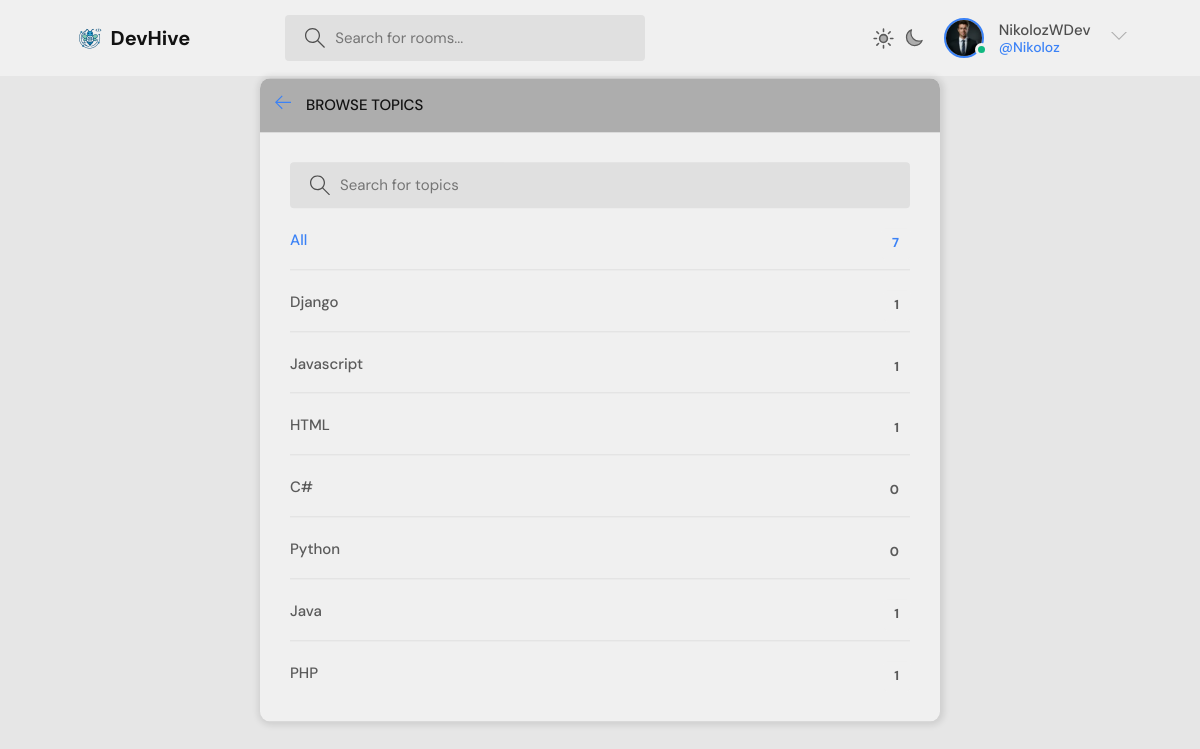
/topics/ (signed in), run on the app's committed database.
### base/models.py (models this page shows, shortened)
class User(AbstractUser):
    name = models.CharField(max_length=30, null=True)
    email = models.EmailField(unique=True, null=True)
    bio = models.TextField(null=True)
    avatar = models.ImageField(null=True, default='avatar.svg')
    followers = models.ManyToManyField(
        'self',
        symmetrical=False,
        related_name='following',
        blank=True,
        )
    USERNAME_FIELD = 'email'
    REQUIRED_FIELDS = []

class Topic(models.Model):
    name = models.CharField(max_length=200)

### base/views.py (the view)
# urls.py: path('topics/', topics_page, name='topics'),
def topics_page(request):
    q = request.GET.get('q') if request.GET.get('q') != None else ''
    topics = Topic.objects.filter(name__icontains=q)
    context = {'topics': topics}
    return render(request, 'topics.html', context)

### templates/topics.html (shortened to what this page needs)
{% extends 'main.html' %}
{% block content %}
    <main class="create-room layout">
      <div class="container">
        <div class="layout__box">
          <div class="layout__boxHeader">
            <div class="layout__boxTitle">
              <a href="{{ request.META.HTTP_REFERER }}">
                <svg version="1.1" xmlns="http://www.w3.org/2000/svg" width="32" height="32" viewBox="0 0 32 32">
                  <title>arrow-left</title>
                  <path
                    d="M13.723 2.286l-13.723 13.714 13.719 13.714 1.616-1.611-10.96-10.96h27.625v-2.286h-27.625l10.965-10.965-1.616-1.607z"
                  ></path>
                </svg>
              </a>
              <h3>Browse Topics</h3>
            </div>
          </div>
          <div class="topics-page layout__body">
            <form class="header__search" method="GET" action="">
              <label>
                <input name="q" placeholder="Search for topics" />
              </label>
            </form>
            <ul class="topics__list">
              <li>
                <a href="{% url 'home' %}" class="active">All <span>{{ topics.count }}</span></a>
              </li>
              {% for topic in topics %}
              <li>
                <a href="{% url 'search' topic.name %}">{{ topic.name }} <span>{{ topic.room_set.all.count }}</span></a>
              </li>
              {% endfor %}
            </ul>
          </div>
        </div>
      </div>
    </main>
    {% endblock %}

### templates/navbar.html (shortened to what this page needs)
{% load static %}
    <header class="header header--loggedIn">
      <div class="container" style="display: flex; justify-content: center; align-items: center;">
        <a href="{% url 'home' %}" class="header__logo">
          <img src="{% static 'images/DevHive.png' %}" />
          <h1>DevHive</h1>
        </a>
        <form class="header__search" method="GET" action="{% url 'search' q='dummy' %}" onsubmit="event.preventDefault(); location.href = '/search/' + this.q.value;">
          <label>
            <input name="q" placeholder="Search for rooms..." />
          </label>
        </form>
        <div class="header__menu" style="display: flex; align-items: center; gap: 20px;">
  <div class="mode-toggle" style="display: flex; gap: 8px; align-items: center;">
  </div>
  {% if request.user.is_authenticated %}
    <div class="header__user">
      <a href="{% url 'user-profile' request.user.username %}">
        <div class="avatar avatar--medium active">
          <img src="{{ request.user.avatar.url }}" />
        </div>
        <p>{{ request.user.name }} <span>@{{ request.user.username }}</span></p>
      </a>
      <button class="dropdown-button">
                      <svg version="1.1" xmlns="http://www.w3.org/2000/svg" width="32" height="32" viewBox="0 0 32 32">
                <title>chevron-down</title>
                <path d="M16 21l-13-13h-3l16 16 16-16h-3l-13 13z"></path>
              </svg>
      </button>
    </div>
  {% endif %}
</div>
      </div>
    </header>

### data on the page
User: user.avatar (picture), user.name "NikolozWDev", user.username "Nikoloz"
Topic: name "Django", room_set.all.count "1"
Topic: name "Javascript", room_set.all.count "1"
Topic: name "HTML", room_set.all.count "1"
Topic: name "C#", room_set.all.count "0"
Topic: name "Python", room_set.all.count "0"
Topic: name "Java", room_set.all.count "1"
Topic: name "PHP", room_set.all.count "1"

### other printed values
{{ topics.count }} "7"
